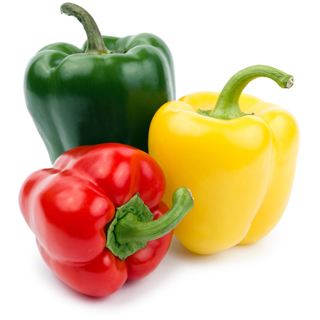
#> input picture linear_filtering/peppers.jpg, 320 x 320 px
$ python sharpening.py
#> lines starting #> are read from the running program, lines starting #| are printed output that depends on the picture
import numpy as np
from skimage import io,color
import matplotlib.pyplot as plt

img_orig = io.imread('peppers.jpg') #read the original image
#> img_orig is the input picture: shape (320, 320, 3); mean R, G, B 212, 187.3, 150.7
img_gray = color.rgb2gray(img_orig)  #grayscale conversion
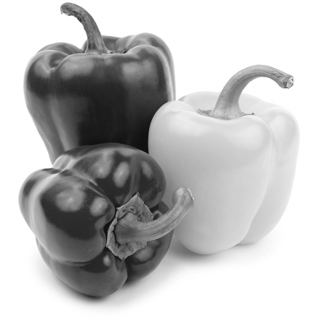
#> img_gray: shape (320, 320) float64; min 0.0466, max 1, mean 0.745
plt.figure(),plt.imshow(img_gray,cmap='gray', vmin=0, vmax=1), plt.colorbar() #plot the grayscale image
plt.title('Grayscale conversion')

img_gray = (img_gray*255).astype(int) #convert the matrix from values from 0 to 1 to from 0 to 255, thus multiplying with 255

#make copies of the grayscale image so it won't be affected
img_filtered = img_gray.copy()
img_smoothed = img_gray.copy()
img_details = img_gray.copy()
img_sharpened = img_gray.copy()

mask_original = np.array([[0,0,0],[0,1,0],[0,0,0]])  #the mask of the original image
mask_smoothed = np.array([[1,1,1],[1,1,1],[1,1,1]])/9 #according to the example in step1, mask of the smoothed image
mask_details = (mask_original - mask_smoothed)*9 #original - smoothed = details
#mask_details=np.array([[-1,-1,-1], [-1,8,-1], [-1,-1,-1]]) the one given as a kernel in the exercise
mask_sharpened= mask_original + mask_details # original + details = sharpened

l,c = img_gray.shape #get the rows and the columns of the picture
#> l = 320; c = 320

for i in range(1, l-1):
    for j in range(1, c-1):
        V = img_filtered[i-1:i+2, j-1:j+2]

        V_smoothed = V * mask_smoothed
        V_details = V * mask_details
        V_sharpened = V * mask_sharpened

        img_smoothed[i, j] = np.sum(V_smoothed)
        img_details[i, j] = np.sum(V_details)
        img_sharpened[i,j] = np.sum(V_sharpened)
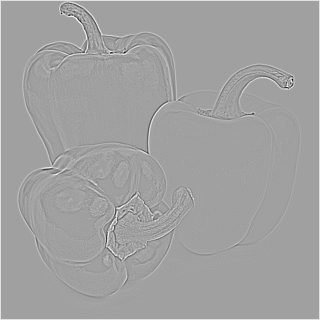
#> img_details: shape (320, 320) int64; min -635, max 374, mean 3.2; drawn with min black and max white
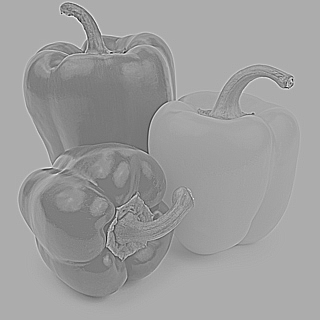
#> img_sharpened: shape (320, 320) int64; min -516, max 623, mean 189.6; drawn with min black and max white

plt.figure(), plt.imshow(img_smoothed, cmap='gray', vmin=0, vmax=255), plt.colorbar()
plt.title('Image smoothed')
plt.figure(), plt.imshow(img_details, cmap='gray', vmin=-255, vmax=255), plt.colorbar()
plt.title('Details of the image')
plt.figure(), plt.imshow(img_sharpened, cmap='gray', vmin=0, vmax=255), plt.colorbar()
plt.title('Image sharpened')
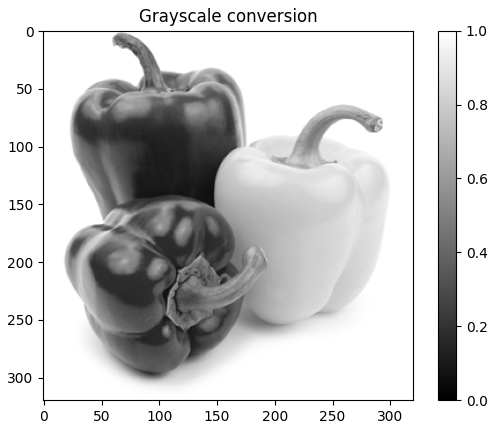
#> figure drawn by matplotlib, 2 panels
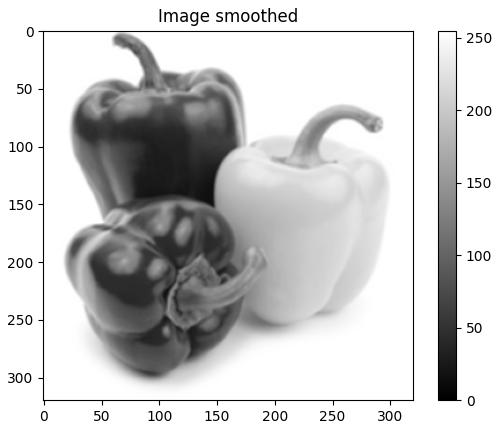
#> figure drawn by matplotlib, 2 panels
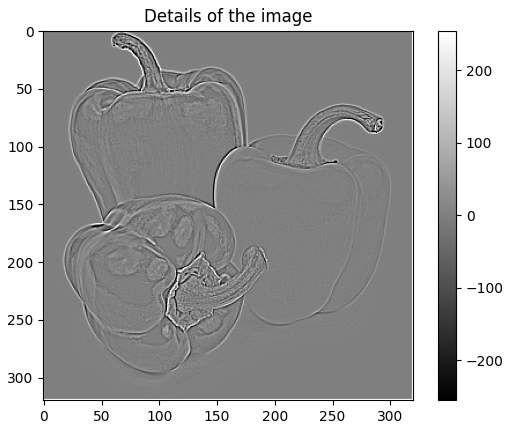
#> figure drawn by matplotlib, 2 panels
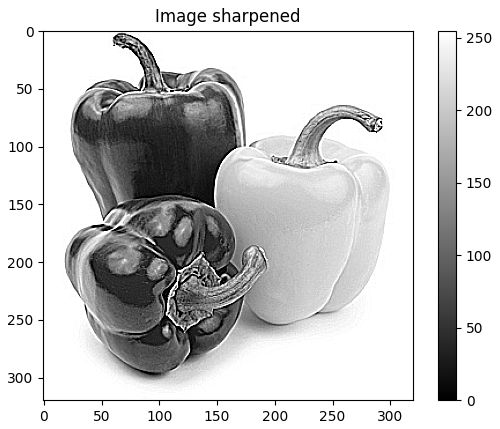
#> figure drawn by matplotlib, 2 panels
